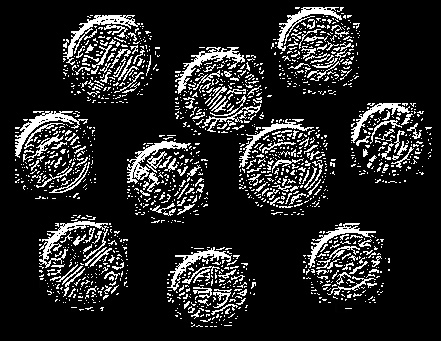
//> input picture LAB4/NormaliseDir.jpg, 441 x 341 px
$ ./edge_detection NormaliseDir.jpg   (built with g++ and OpenCV 4)
//> lines starting //> are read from the running program, lines starting //| are printed output that depends on the picture; after the words box and inside, x2 and y2 are one past the last pixel; in counts of white or black regions, pixels touching at a corner belong together
// header inclusion
#include <stdio.h>
#include <opencv/cv.h>        //you may need to
#include <opencv/highgui.h>   //adjust import locations
#include <opencv/cxcore.h>    //depending on your machine setup

using namespace cv;

#define MAXRADIUS 100
#define MINRADIUS 20

void Sobel(
	cv::Mat &input,
	int size,
	cv::Mat &magOutput,
    cv::Mat &xOutput,
    cv::Mat &yOutput,
    cv::Mat &dirOutput);

void GaussianBlur(
	cv::Mat &input,
	int size,
	cv::Mat &blurredOutput);

Mat threshold(
    cv::Mat &input);

void hough(
    Mat &input,
    Mat &gradient,
    Mat &direction,
    int ***houghSpace,
    int radius);

int ***malloc3dArray(int dim1, int dim2, int dim3) {
    int i, j, k;
    int ***array = (int ***) malloc(dim1 * sizeof(int **));

    for (i = 0; i < dim1; i++) {
        array[i] = (int **) malloc(dim2 * sizeof(int *));
	    for (j = 0; j < dim2; j++) {
  	        array[i][j] = (int *) malloc(dim3 * sizeof(int));
	    }

    }
    return array;
}


int main( int argc, char** argv ) {

    // LOADING THE IMAGE
    char* imageName = argv[1];

    Mat image;
    image = imread( imageName, 1 );
//> image is the input picture: 341 rows x 441 cols, CV_8UC3; min 0, max 255, mean 36.6

    if( argc != 2 || !image.data ) {
        printf( " No image data \n " );
        return -1;
    }

    // CONVERT COLOUR, BLUR AND SAVE
    Mat gray_image;
    cvtColor( image, gray_image, CV_BGR2GRAY );

    Mat blurred;
    GaussianBlur(gray_image,8,blurred);
//> after the loop in GaussianBlur, `for ( int i = 0; i < input.rows; i++ )`:
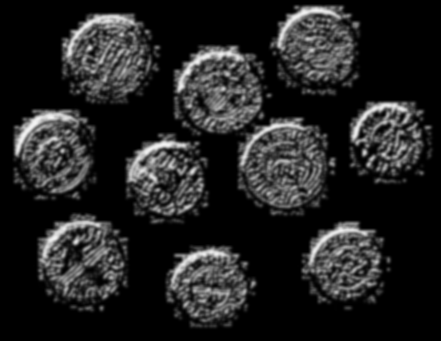
//> blurredOutput: 341 rows x 441 cols, CV_8UC1; min 0, max 244, mean 34.9

    Mat xSobel(image.rows,image.cols, CV_32FC1);
    Mat ySobel(image.rows,image.cols, CV_32FC1);
    Mat magSobel(image.rows,image.cols, CV_32FC1);
    Mat dirSobel(image.rows,image.cols, CV_32FC1);
    Sobel(blurred, 3, magSobel, xSobel, ySobel, dirSobel);
    imwrite( "SobelXDirection.jpg", xSobel );
    imwrite( "SobelYDirection.jpg", ySobel );
    imwrite( "SobelMag.jpg", magSobel );
    imwrite( "SobelDir.jpg", dirSobel );

    Mat resultX(image.rows,image.cols, CV_8UC1);
    Mat resultY(image.rows,image.cols, CV_8UC1);
    Mat resultMag(image.rows,image.cols, CV_8UC1);
    Mat resultDir(image.rows,image.cols, CV_8UC1);

    normalize(xSobel,resultX,0,255,NORM_MINMAX, CV_8UC1);
    normalize(ySobel,resultY,0,255,NORM_MINMAX, CV_8UC1);
    normalize(magSobel,resultMag,0,255,NORM_MINMAX);
    normalize(dirSobel,resultDir,0,255,NORM_MINMAX);
    imwrite("grad_x.jpg",resultX);
    imwrite("grad_y.jpg",resultY);
    imwrite("mag.jpg",resultMag);
    imwrite("dir.jpg", resultDir);

    int ***houghSpace = malloc3dArray(image.rows, image.cols, MAXRADIUS);

    Mat testing = imread("mag.jpg", 1);
    Mat gray_test;
    cvtColor( testing, gray_test, CV_BGR2GRAY );

    Mat thresh = threshold(gray_test);

    hough(image, thresh, dirSobel, houghSpace, MAXRADIUS-MINRADIUS);

    return 0;
}

void Sobel(cv::Mat &input, int size, cv::Mat &magOutput, cv::Mat &xOutput, cv::Mat &yOutput, cv::Mat &dirOutput) {
//> called with size = 3

    int kernelX[3][3] = {{-1, 0, 1},
                            {-2, 0, 2},
                            {-1, 0, 1}};

    int kernelY[3][3] = {{-1, -2, -1},
                            {0, 0, 0},
                            {1, 2, 1}};

    cv::Mat kernelXMat = cv::Mat(size, size, cv::DataType<int>::type, kernelX);
    cv::Mat kernelYMat = cv::Mat(size, size, cv::DataType<int>::type, kernelY);

	// we need to create a padded version of the input
	// or there will be border effects
	int kernelRadiusX = ( size - 1 ) / 2;
	int kernelRadiusY = ( size - 1 ) / 2;

	cv::Mat paddedInput;
	cv::copyMakeBorder( input, paddedInput,
		kernelRadiusX, kernelRadiusX, kernelRadiusY, kernelRadiusY,
		cv::BORDER_REPLICATE );
//> paddedInput: 343 rows x 443 cols, CV_8UC1

	// now we can do the convoltion
	for ( int i = 0; i < input.rows; i++ ) {
		for( int j = 0; j < input.cols; j++ ) {
			float sumX = 0.0;
            float sumY = 0.0;

			for( int m = -kernelRadiusX; m <= kernelRadiusX; m++ ) {
				for( int n = -kernelRadiusY; n <= kernelRadiusY; n++ ) {
					// find the correct indices we are using
					int imagex = i + m + kernelRadiusX;
					int imagey = j + n + kernelRadiusY;
					int kernelx = m + kernelRadiusX;
					int kernely = n + kernelRadiusY;

					// get the values from the padded image and the kernel
					int imageval = ( int ) paddedInput.at<uchar>( imagex, imagey );
					int kernalvalX = kernelXMat.at<int>(kernelx, kernely);
                    int kernalvalY = kernelYMat.at<int>(kernelx, kernely);

					// do the multiplication
					sumX += imageval * kernalvalX;
                    sumY += imageval * kernalvalY;
				}
			}
			// set the output value as the sum of the convolution
			xOutput.at<float>(i, j) = (float) sumX;
            yOutput.at<float>(i, j) = (float) sumY;

            magOutput.at<float>(i, j) = (float) sqrt((sumX * sumX) + (sumY * sumY));

            dirOutput.at<float>(i, j) = (float) atan2(sumY, sumX);
		}
	}
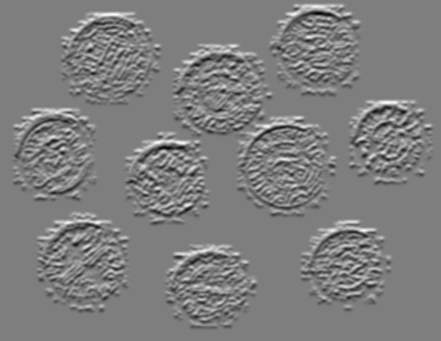
//> yOutput: 341 rows x 441 cols, CV_32FC1; min -503, max 507, mean 0; drawn with min black and max white
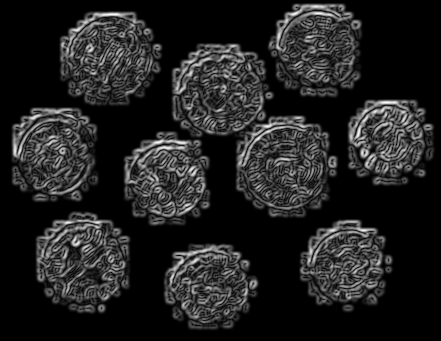
//> magOutput: 341 rows x 441 cols, CV_32FC1; min 0, max 507, mean 67.4; drawn with min black and max white
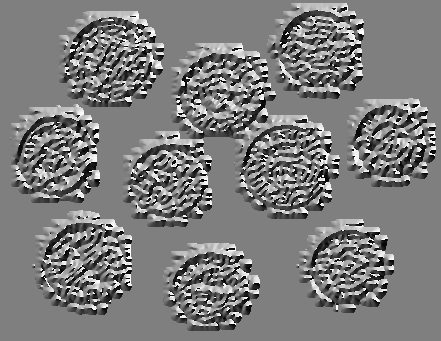
//> dirOutput: 341 rows x 441 cols, CV_32FC1; min -3.14, max 3.14, mean -0.0715; drawn with min black and max white
}

Mat threshold(cv::Mat &input) {
    Mat thresh(input.rows, input.cols, CV_8UC1);

    for ( int i = 0; i < input.rows; i++ ) {
		for( int j = 0; j < input.cols; j++ ) {
            int imageval = ( int ) input.at<uchar>( i, j );

            if (imageval > 60) {
                thresh.at<uchar>( i, j ) = 255;
            } else {
                thresh.at<uchar>( i, j ) = 0;
            }
        }
    }
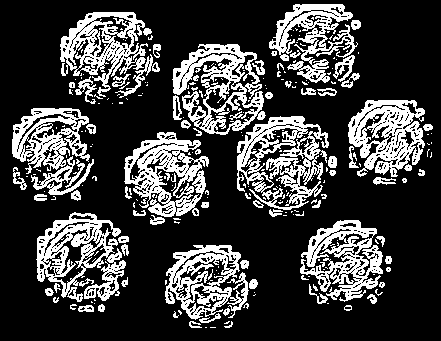
//> thresh: 341 rows x 441 cols, CV_8UC1; 25.3% white; 272 white regions (195 under 20 px), largest, box (x1, y1, x2, y2) and area: (237, 116, 329, 210) 3820, (172, 44, 266, 135) 3691, (36, 212, 126, 302) 3613
    imwrite("thresh.jpg", thresh);

    return thresh;
}

void hough(Mat &input, Mat &gradient, Mat &direction, int ***houghSpace, int radius) {
//> called with radius = 80
    for (int i = 0; i < gradient.rows; i++) {
        for (int j = 0; j < gradient.cols; j++) {
            for (int k = 0; k < MAXRADIUS; k++) {
                houghSpace[i][j][k] = 0;
            }
        }
    }


    for (int x = 0; x < gradient.rows; x++) {
        for (int y = 0; y < gradient.cols; y++) {
            if (gradient.at<uchar>(x, y) == 255) {
                for (int r = MINRADIUS; r < MAXRADIUS; r++) {
                    int b =  y - (r * cos(direction.at<float>(x, y)));
                    int a =  x - (r * sin(direction.at<float>(x, y)));

                    int d =  y + (r * cos(direction.at<float>(x, y)));
                    int c =  x + (r * sin(direction.at<float>(x, y)));

                    if (b >= 0 && b < gradient.cols && a >= 0 && a < gradient.rows) {
                        houghSpace[a][b][r] += 1;
                    }
                    if (d >= 0 && d < gradient.cols && c >= 0 && c < gradient.rows) {
                        houghSpace[c][d][r] += 1;
                    }
                }
            }
        }
    }

    Mat houghSpaceOutput(gradient.rows, gradient.cols, CV_32FC1);

    for (int x = 0; x < gradient.rows; x++) {
        for (int y = 0; y < gradient.cols; y++) {
            for (int r = MINRADIUS; r < MAXRADIUS; r++) {
                houghSpaceOutput.at<float>(x,y) += houghSpace[x][y][r];
                if (houghSpace[x][y][r] > 20) {
                    std::cout << "circle" << std::endl;
                    circle(input, Point(y, x), r, (0, 255, 255), 2);
                }
                // if(!(pow((x-xc),2) + pow((y-yc),2) > pow(rc,2))) {
                //     test_pass = false;
                // }
            }

        }
    }
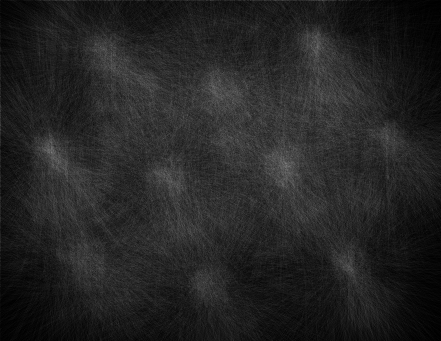
//> houghSpaceOutput: 341 rows x 441 cols, CV_32FC1; min 0, max 126, mean 36.1

    Mat houghSpaceConvert(gradient.rows, gradient.cols, CV_8UC1);
    normalize(houghSpaceOutput, houghSpaceConvert, 0, 255, NORM_MINMAX);
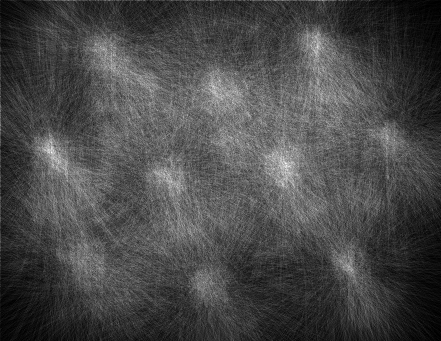
//> houghSpaceConvert: 341 rows x 441 cols, CV_32FC1; min 0, max 255, mean 73.1

    imwrite( "houghOuput.jpg", houghSpaceConvert );
    imwrite("output3.jpg", input);
}

void GaussianBlur(cv::Mat &input, int size, cv::Mat &blurredOutput)
{
	// intialise the output using the input
	blurredOutput.create(input.size(), input.type());

	// create the Gaussian kernel in 1D
	cv::Mat kX = cv::getGaussianKernel(size, -1);
	cv::Mat kY = cv::getGaussianKernel(size, -1);

	// make it 2D multiply one by the transpose of the other
	cv::Mat kernel = kX * kY.t();

	//CREATING A DIFFERENT IMAGE kernel WILL BE NEEDED
	//TO PERFORM OPERATIONS OTHER THAN GUASSIAN BLUR!!!

	// we need to create a padded version of the input
	// or there will be border effects
	int kernelRadiusX = ( kernel.size[0] - 1 ) / 2;
	int kernelRadiusY = ( kernel.size[1] - 1 ) / 2;

	cv::Mat paddedInput;
	cv::copyMakeBorder( input, paddedInput,
		kernelRadiusX, kernelRadiusX, kernelRadiusY, kernelRadiusY,
		cv::BORDER_REPLICATE );

	// now we can do the convoltion
	for ( int i = 0; i < input.rows; i++ )
	{
		for( int j = 0; j < input.cols; j++ )
		{
			double sum = 0.0;
			for( int m = -kernelRadiusX; m <= kernelRadiusX; m++ )
			{
				for( int n = -kernelRadiusY; n <= kernelRadiusY; n++ )
				{
					// find the correct indices we are using
					int imagex = i + m + kernelRadiusX;
					int imagey = j + n + kernelRadiusY;
					int kernelx = m + kernelRadiusX;
					int kernely = n + kernelRadiusY;

					// get the values from the padded image and the kernel
					int imageval = ( int ) paddedInput.at<uchar>( imagex, imagey );
					double kernalval = kernel.at<double>( kernelx, kernely );

					// do the multiplication
					sum += imageval * kernalval;
				}
			}
			// set the output value as the sum of the convolution
			blurredOutput.at<uchar>(i, j) = (uchar) sum;
		}
	}
}

$ run again, on LAB4/NormaliseMag2.jpg
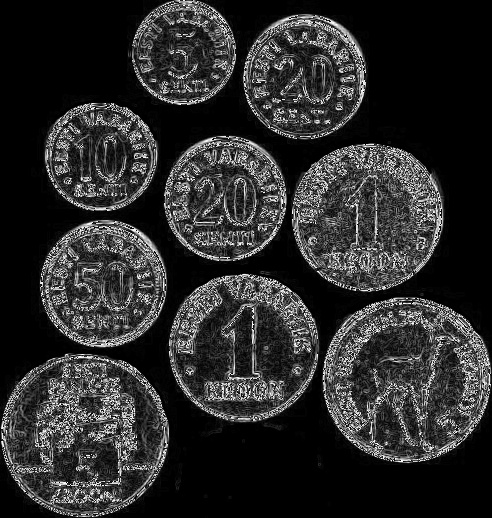
//> input picture LAB4/NormaliseMag2.jpg, 492 x 518 px
//> image is the input picture: 518 rows x 492 cols, CV_8UC3; min 0, max 255, mean 44.1
//> after the loop in threshold, `for ( int i = 0; i < input.rows; i++ )`:
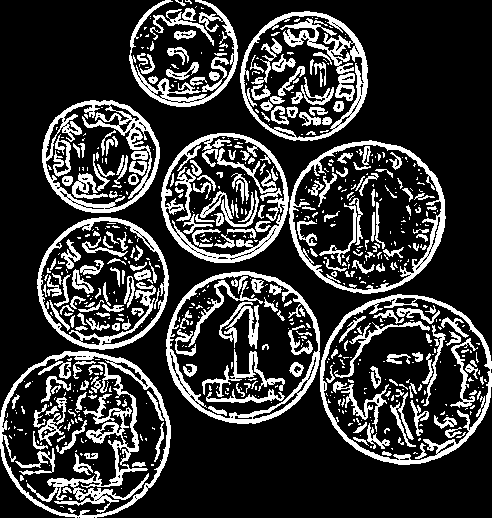
//> thresh: 518 rows x 492 cols, CV_8UC1; 21.9% white; 719 white regions (466 under 20 px), largest, box (x1, y1, x2, y2) and area: (161, 133, 289, 263) 3418, (240, 11, 368, 141) 3318, (42, 100, 160, 213) 3239
//> after the loop in hough, `for (int x = 0; x < gradient.rows; x++)`:
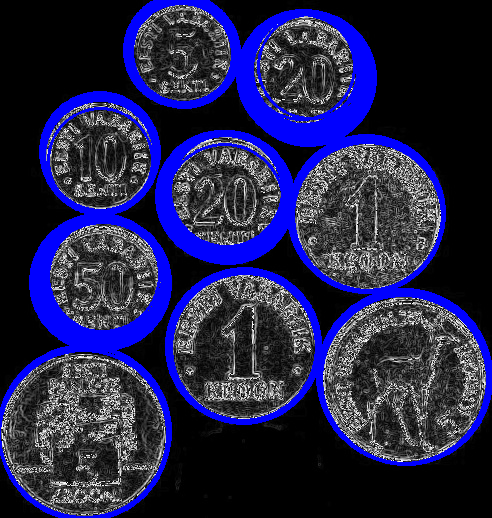
//> input: 518 rows x 492 cols, CV_8UC3; 15.68% of pixels changed, all inside (x1, y1, x2, y2) = (0, 0, 492, 518)

$ run again, on LAB4/NormaliseX2.jpg
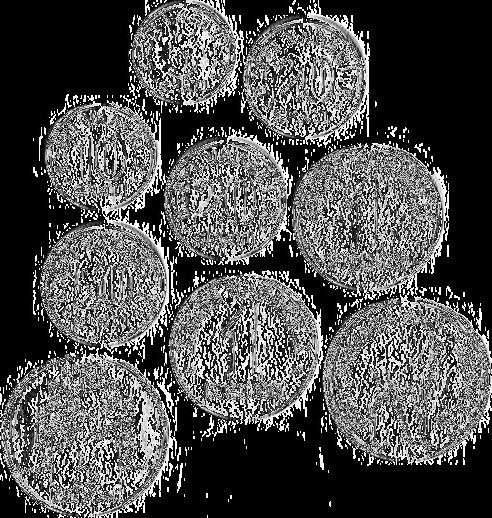
//> input picture LAB4/NormaliseX2.jpg, 492 x 518 px
//> image is the input picture: 518 rows x 492 cols, CV_8UC3; min 0, max 255, mean 80
//> after the loop in threshold, `for ( int i = 0; i < input.rows; i++ )`:
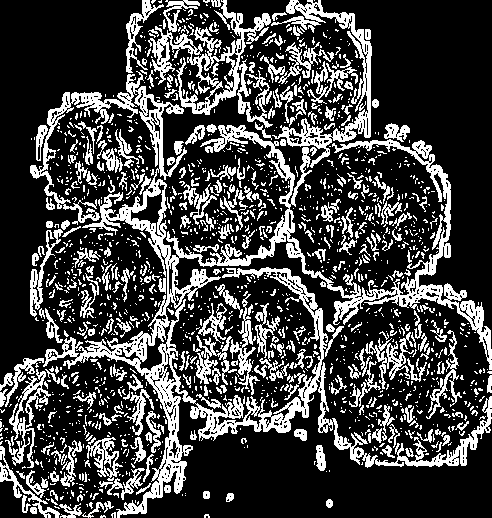
//> thresh: 518 rows x 492 cols, CV_8UC1; 26.1% white; 1669 white regions (1356 under 20 px), largest, box (x1, y1, x2, y2) and area: (30, 71, 492, 518) 25032, (148, 0, 273, 128) 4038, (271, 0, 372, 168) 3081
//> in hough, `normalize(houghSpaceOutput, houghSpaceConvert, 0, 255, NORM_MINMAX);`:
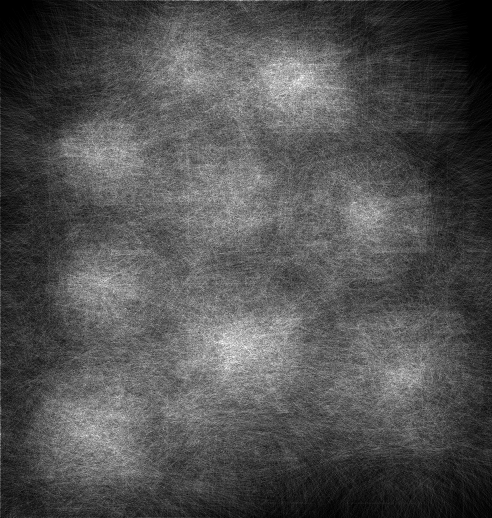
//> houghSpaceConvert: 518 rows x 492 cols, CV_32FC1; min 0, max 255, mean 80.9
